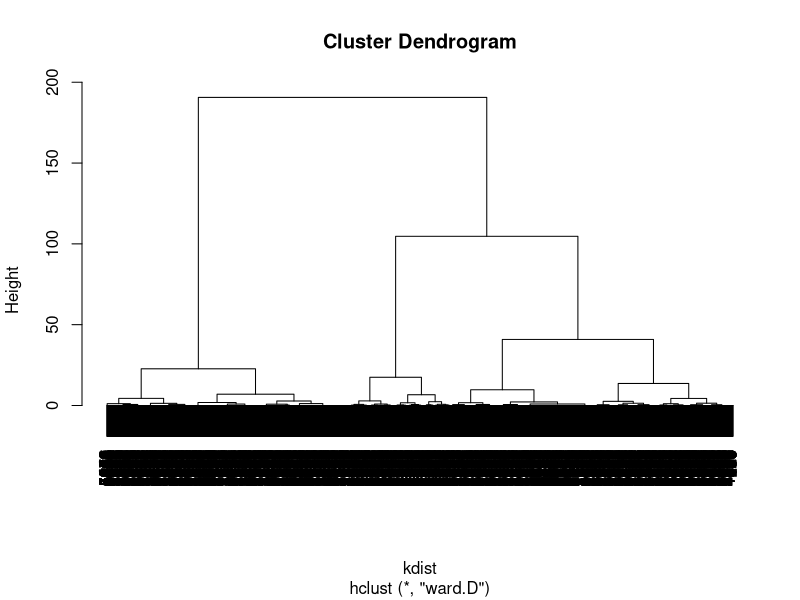

Source code (R): (Note: this script raises an error after producing the figure.)
setwd("C:\\Users\\mmorelli\\Google Drive\\MITx 15 071x The Analytics Edge\\Kaggle MIT")
Sys.setlocale("LC_ALL", "C")

train = read.csv("train2016.csv", na.strings = c("NA",""))
test  = read.csv("test2016.csv", na.strings = c("NA",""))


# mean is approx 1980
train$YOB <- ifelse(train$YOB > 2000 | train$YOB < 1935, NA , train$YOB )
train$YOB <- ifelse(is.na(train$YOB), 1980 , train$YOB )
test$YOB <- ifelse(test$YOB > 2000 | test$YOB < 1935, NA , test$YOB )
test$YOB <- ifelse(is.na(test$YOB), 1980 , test$YOB )
train$YOB <- train$YOB / 2000
test$YOB  <- test$YOB  / 2000

library(FNN)
# normalize
str(train)

x.train <- train[ , c(2:6,8:108)]
x.test  <- test[ , c(2:107)]

kdist <- dist(x.train)
# Hierarchical clustering
cluster = hclust(kdist, method = "ward.D") 
# Plot the dendrogram
plot(cluster)



#fitrf <-rfImpute(Party ~ . -USER_ID, data=train)
modelrf <- randomForest(Party ~ . -USER_ID, data=train, type="classification")
predRF  <- predict(modelrf, type="prob", newdata=test1)[,2]
?randomForest

summary(modelrf)
# And then make predictions on the test set:


threshold = 0.5
PredTestLabels = as.factor(ifelse(predRF<threshold, "Democrat", "Republican"))

MySubmission = data.frame(USER_ID = test$USER_ID, Predictions = PredTestLabels)

write.csv(MySubmission, "SubmissionSimpleLog9.csv", row.names=FALSE,quote = FALSE)
